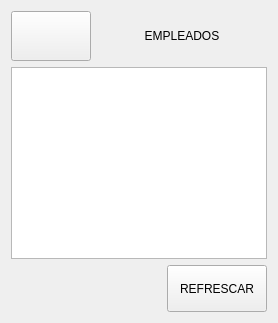
               <widget class="QWidget" name="prrhh_empleados">
                <layout class="QVBoxLayout" name="verticalLayout_13">
                 <item>
                  <layout class="QHBoxLayout" name="horizontalLayout_5">
                   <item>
                    <widget class="QPushButton" name="bt_back_empleados">
                     <property name="minimumSize">
                      <size>
                       <width>80</width>
                       <height>50</height>
                      </size>
                     </property>
                     <property name="maximumSize">
                      <size>
                       <width>80</width>
                       <height>50</height>
                      </size>
                     </property>
                     <property name="text">
                      <string/>
                     </property>
                     <property name="icon">
                      <iconset>
                       <normaloff>imagenes_gui/flecha_izquierda_blanca.svg</normaloff>imagenes_gui/flecha_izquierda_blanca.svg</iconset>
                     </property>
                     <property name="iconSize">
                      <size>
                       <width>40</width>
                       <height>40</height>
                      </size>
                     </property>
                    </widget>
                   </item>
                   <item>
                    <widget class="QLabel" name="label_10">
                     <property name="sizePolicy">
                      <sizepolicy hsizetype="Preferred" vsizetype="Preferred">
                       <horstretch>0</horstretch>
                       <verstretch>0</verstretch>
                      </sizepolicy>
                     </property>
                     <property name="minimumSize">
                      <size>
                       <width>120</width>
                       <height>50</height>
                      </size>
                     </property>
                     <property name="maximumSize">
                      <size>
                       <width>10000</width>
                       <height>50</height>
                      </size>
                     </property>
                     <property name="text">
                      <string>EMPLEADOS</string>
                     </property>
                     <property name="alignment">
                      <set>Qt::AlignCenter</set>
                     </property>
                    </widget>
                   </item>
                  </layout>
                 </item>
                 <item>
                  <widget class="QTableWidget" name="table_empleados"/>
                 </item>
                 <item>
                  <layout class="QHBoxLayout" name="horizontalLayout_26">
                   <item>
                    <spacer name="horizontalSpacer_4">
                     <property name="orientation">
                      <enum>Qt::Horizontal</enum>
                     </property>
                     <property name="sizeHint" stdset="0">
                      <size>
                       <width>40</width>
                       <height>20</height>
                      </size>
                     </property>
                    </spacer>
                   </item>
                   <item>
                    <widget class="QPushButton" name="bt_refrescar_empleados">
                     <property name="minimumSize">
                      <size>
                       <width>100</width>
                       <height>47</height>
                      </size>
                     </property>
                     <property name="text">
                      <string>REFRESCAR</string>
                     </property>
                    </widget>
                   </item>
                  </layout>
                 </item>
                </layout>
               </widget>
